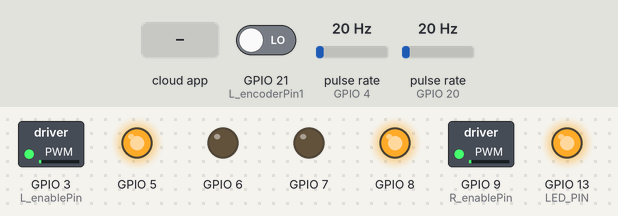
The sketch below on a simulated ESP32. Parts: switched loads named in the sketch (green lamp = pin HIGH), output pins drawn as LEDs (lit = HIGH). Wiring (inferred from the names in the program): 2 × pulse sensor: data GPIO 4 / data GPIO 20. The test bench sets the inputs (shaded band); at power-on: pulse rate (sensors on GPIO 4, GPIO 20) 20 Hz, GPIO 21 (L_encoderPin1) LOW. The ROS host is connected and sends only what is stated.

Above: at 3.2 s.
3.3 s: pulse rate (sensor on GPIO 4) set to 196 Hz
At 6.15 s:
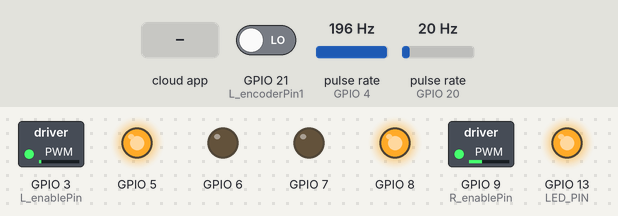
6.3 s: pulse rate (sensor on GPIO 20) set to 196 Hz
At 9.2 s:
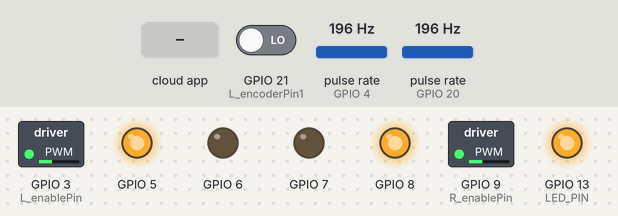
9.3 s: the phone or cloud app sets linear.x to -100
10.9 s: the phone or cloud app sets linear.x to 100
At 12.7 s:
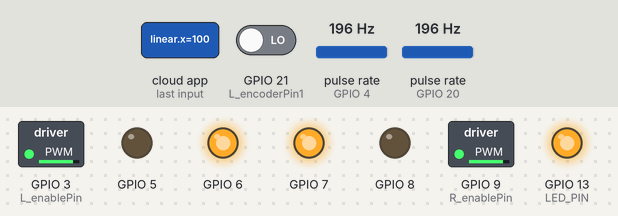
13.9 s: the phone or cloud app sets angular.z to -100
16.9 s: the phone or cloud app sets angular.z to 100
At 18.1 s:
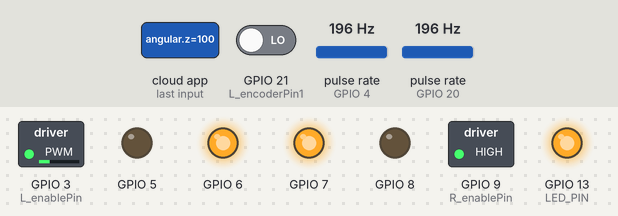
Timing chart, 0 to 20.8 s (numbered marks = the images above; inputs shaded):
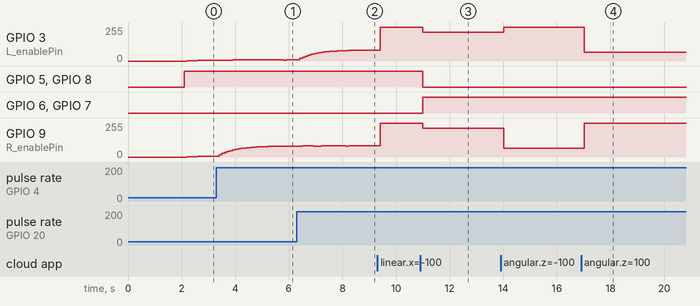

Measured:
- after the input at 10.9 s, GPIO 3 (L_enablePin): goes 216/255 0.30 s, 217/255 0.10 s, 216/255 2.2 s, 217/255 0.10 s, then 216/255, starting after 0.10 s; GPIO 5, GPIO 8: HIGH → LOW after 0.10 s; GPIO 6, GPIO 7: LOW → HIGH after 0.10 s; GPIO 9 (R_enablePin): 255/255 → 216/255 after 0.10 s, → 217/255 0.61 s later, → 216/255 0.10 s later
- after the input at 16.9 s, GPIO 3 (L_enablePin): 255/255 → 66/255 after 0.12 s, → 67/255 2.2 s later, → 66/255 0.10 s later

The sketch:

mobile_robot_odom.ino
```cpp
/*Motor controller using micro_ros serial set_microros_transports*/
#include <micro_ros_arduino.h>
#include <stdio.h>
#include <rcl/rcl.h>
#include <rcl/error_handling.h>
#include <rclc/rclc.h>
#include <rclc/executor.h>
#include <geometry_msgs/msg/twist.h>
#include <std_msgs/msg/int32.h>
#include <nav_msgs/msg/odometry.h>
#include "odometry.h"
#include <geometry_msgs/msg/vector3.h>

//pin declaration
//Left wheel
int8_t L_FORW = 7;
int8_t L_BACK = 8;
int8_t L_enablePin = 3;
int8_t L_encoderPin1 = 21;  //Encoder Output of pin1 must connected with intreput pin of Esp32.
int8_t L_encoderPin2 = 20;
//right wheel
int8_t R_FORW = 6;
int8_t R_BACK = 5;
int8_t R_enablePin = 9;
int8_t R_encoderPin1 = 2;  //Encoder Output of pin1 must connected with intreput pin of Esp32.
int8_t R_encoderPin2 = 4;

//parameters of the robot
float wheels_y_distance_ = 0.1;
float wheel_radius = 0.02;
float wheel_circumference_ = 2 * 3.14 * wheel_radius;
//encoder value per revolution of left wheel and right wheel
int tickPerRevolution_LW = 1055;
int tickPerRevolution_RW = 1055;
int threshold = 0;
//pid constants of left wheel
float kp_l = 15;//15;
float ki_l = 0; //5;
float kd_l = 0; //0.5;
//pid constants of right wheel
float kp_r = 15;//10;
float ki_r = 0;//5;
float kd_r = 0;//0.1;

//pwm parameters setup
const int freq = 30000;
const int pwmChannelL = 0;
const int pwmChannelR = 1;
const int resolution = 8;

rcl_subscription_t subscriber;
geometry_msgs__msg__Twist msg;
rclc_executor_t executor;
rcl_allocator_t allocator;
rclc_support_t support;
rcl_node_t node;
rcl_publisher_t odom_publisher;
rcl_publisher_t left_tick_publisher;
rcl_publisher_t right_tick_publisher;
size_t domain_id = 10;
std_msgs__msg__Int32 encodervalue_l;
std_msgs__msg__Int32 encodervalue_r;
nav_msgs__msg__Odometry odom_msg;
rcl_timer_t timer;
unsigned long long time_offset = 0;
unsigned long prev_cmd_time = 0;
unsigned long prev_odom_update = 0;
Odometry odometry;

//creating a class for motor control
class MotorController {
public:
  int8_t Forward;
  int8_t Backward;
  int8_t Enable;
  int8_t EncoderPinA;
  int8_t EncoderPinB;
  std_msgs__msg__Int32 EncoderCount;
  volatile long CurrentPosition;
  volatile long PreviousPosition;
  volatile long CurrentTime;
  volatile long PreviousTime;
  volatile long CurrentTimeforError;
  volatile long PreviousTimeForError;
  float rpmFilt;
  float eintegral;
  float ederivative;
  float rpmPrev;
  float kp;
  float ki;
  float kd;
  float error;
  float previousError = 0;
  int tick;

  MotorController(int8_t ForwardPin, int8_t BackwardPin, int8_t EnablePin, int8_t EncoderA, int8_t EncoderB, int tickPerRevolution) {
    this->Forward = ForwardPin;
    this->Backward = BackwardPin;
    this->Enable = EnablePin;
    this->EncoderPinA = EncoderA;
    this->EncoderPinB = EncoderB;
    this->tick = tickPerRevolution;
    pinMode(Forward, OUTPUT);
    pinMode(Backward, OUTPUT);
    pinMode(EnablePin, OUTPUT);
    pinMode(EncoderPinA, INPUT);
    pinMode(EncoderPinB, INPUT_PULLUP);
  }

  //initializing the parameters of PID controller
  void initPID(float proportionalGain, float integralGain, float derivativeGain) {
    kp = proportionalGain;
    ki = integralGain;
    kd = derivativeGain;
  }

  //function return rpm of the motor using the encoder tick values
  float getRpm() {
    CurrentPosition = EncoderCount.data;
    CurrentTime = millis();
    float delta1 = ((float)CurrentTime - PreviousTime) / 1.0e3;
    float velocity = ((float)CurrentPosition - PreviousPosition) / delta1;
    float rpm = (velocity / tick) * 60;
    rpmFilt = 0.854 * rpmFilt + 0.0728 * rpm + 0.0728 * rpmPrev;
    // float rpmPrev = rpm;
    PreviousPosition = CurrentPosition;
    PreviousTime = CurrentTime;
    // Serial.println(rpmFilt);
    return rpmFilt;
  }

  //pid controller
  float pid(float setpoint, float feedback) {
    CurrentTimeforError = millis();
    float delta2 = ((float)CurrentTimeforError - PreviousTimeForError) / 1.0e3;
    error = setpoint - feedback;
    eintegral = eintegral + (error * delta2);
    ederivative = (error - previousError) / delta2;
    float control_signal = (kp * error) + (ki * eintegral) + (kd * ederivative);

    previousError = error;
    PreviousTimeForError = CurrentTimeforError;
    return control_signal;
  }
  //move the robot wheels based the control signal generated by the pid controller
  void moveBase(float ActuatingSignal, int threshold, int pwmChannel) {

    if (ActuatingSignal > 0) {
      digitalWrite(Forward, HIGH);
      digitalWrite(Backward, LOW);
    } else {
      digitalWrite(Forward, LOW);
      digitalWrite(Backward, HIGH);
    }
    int pwm = threshold + (int)fabs(ActuatingSignal);
    if (pwm > 255)
      pwm = 255;
    analogWrite(Enable, pwm);


  }
  void stop() {
    digitalWrite(Forward, LOW);
    digitalWrite(Backward, LOW);
  }

  // void plot(float Value1, float Value2){
  //     Serial.print("Value1:");
  //     Serial.print(Value1);
  //     Serial.print(",");
  //     Serial.print("value2:");
  //     Serial.println(Value2);
  // }
};

//creating objects for right wheel and left wheel
MotorController leftWheel(L_FORW, L_BACK, L_enablePin, L_encoderPin1, L_encoderPin2, tickPerRevolution_LW);
MotorController rightWheel(R_FORW, R_BACK, R_enablePin, R_encoderPin1, R_encoderPin2, tickPerRevolution_RW);

#define LED_PIN 13
#define RCCHECK(fn) \
  { \
    rcl_ret_t temp_rc = fn; \
    if ((temp_rc != RCL_RET_OK)) { error_loop(); } \
  }
#define RCSOFTCHECK(fn) \
  { \
    rcl_ret_t temp_rc = fn; \
    if ((temp_rc != RCL_RET_OK)) { error_loop(); } \
  }

void error_loop() {
  while (1) {
    // digitalWrite(LED_PIN, !digitalRead(LED_PIN));
    delay(100);
  }
}

//subscription callback function

void setup() {

  set_microros_transports();
  pinMode(LED_PIN, OUTPUT);
  digitalWrite(LED_PIN, HIGH);

  delay(2000);
  //initializing the pid constants
  leftWheel.initPID(kp_l, ki_l, kd_l);
  rightWheel.initPID(kp_r, ki_r, kd_r);
  //initializing interrupt functions for counting the encoder tick values
  attachInterrupt(leftWheel.EncoderPinB, updateEncoderL, RISING);
  attachInterrupt(rightWheel.EncoderPinB, updateEncoderR, RISING);

  allocator = rcl_get_default_allocator();
  //create init_options
  RCCHECK(rclc_support_init(&support, 0, NULL, &allocator));


  // rcl_init_options_t init_options = rcl_get_zero_initialized_init_options();
  // init_options = rcl_get_zero_initialized_init_options();
  // RCCHECK(rcl_init_options_init(&init_options, allocator)); // <--- This was missing on ur side

  // Set ROS domain id
  // RCCHECK(rcl_init_options_set_domain_id(&init_options, domain_id));

  // RCCHECK(rclc_support_init_with_options(&support, 0, NULL, &init_options, &allocator));
  // create node
  RCCHECK(rclc_node_init_default(&node, "micro_ros_node", "", &support));
  // create subscriber for cmd_vel topic
  RCCHECK(rclc_subscription_init_default(
    &subscriber,
    &node,
    ROSIDL_GET_MSG_TYPE_SUPPORT(geometry_msgs, msg, Twist),
    "cmd_vel"));
  //create a odometry publisher
  RCCHECK(rclc_publisher_init_default(
    &odom_publisher,
    &node,
    ROSIDL_GET_MSG_TYPE_SUPPORT(nav_msgs, msg, Odometry),
    "odom/unfiltered"));
  RCCHECK(rclc_publisher_init_default(
    &left_tick_publisher,
    &node,
    ROSIDL_GET_MSG_TYPE_SUPPORT(std_msgs, msg, Int32),
    "left_tick"));
  RCCHECK(rclc_publisher_init_default(
    &right_tick_publisher,
    &node,
    ROSIDL_GET_MSG_TYPE_SUPPORT(std_msgs, msg, Int32),
    "right_tick"));
  //timer function for controlling the motor base. At every samplingT time
  //MotorControll_callback function is called
  //Here I had set SamplingT=10 Which means at every 10 milliseconds MotorControll_callback function is called
  const unsigned int timer_timeout = 100;

  RCCHECK(rclc_timer_init_default(
    &timer,
    &support,
    RCL_MS_TO_NS(timer_timeout),
    MotorControll_callback));

  // create executor
  RCCHECK(rclc_executor_init(&executor, &support.context, 2, &allocator));
  RCCHECK(rclc_executor_add_subscription(&executor, &subscriber, &msg, &subscription_callback, ON_NEW_DATA));
  // RCCHECK(rclc_executor_add_timer(&executor, &timer));
  RCCHECK(rclc_executor_add_timer(&executor, &timer));
}

void loop() {
  // put your main code here, to run repeatedly:
  delay(10);
  RCCHECK(rclc_executor_spin_some(&executor, RCL_MS_TO_NS(10)));
}

void subscription_callback(const void* msgin) {
  prev_cmd_time = millis();
}

//function which controlles the motor
void MotorControll_callback(rcl_timer_t* timer, int64_t last_call_time) {
  float linearVelocity;
  float angularVelocity;
  //linear velocity and angular velocity send cmd_vel topic
  linearVelocity = msg.linear.x;
  angularVelocity = msg.angular.z;
  //linear and angular velocities are converted to leftwheel and rightwheel velocities
  float vL = (linearVelocity - (angularVelocity * 1 / 2)) * 20;
  float vR = (linearVelocity + (angularVelocity * 1 / 2)) * 20;
  //current wheel rpm is calculated
  float currentRpmL = leftWheel.getRpm();
  float currentRpmR = rightWheel.getRpm();
  //pid controlled is used for generating the pwm signal
  float actuating_signal_LW = leftWheel.pid(vL, currentRpmL);
  float actuating_signal_RW = rightWheel.pid(vR, currentRpmR);
  rightWheel.moveBase(actuating_signal_RW, threshold, pwmChannelR);
  leftWheel.moveBase(actuating_signal_LW, threshold, pwmChannelL);
  // if (vL == 0 && vR == 0) {
  //   leftWheel.stop();
  //   rightWheel.stop();
  //   actuating_signal_LW = 0;
  //   actuating_signal_RW = 0;
  // } else {
  //   rightWheel.moveBase(actuating_signal_RW, threshold, pwmChannelR);
  //   leftWheel.moveBase(actuating_signal_LW, threshold, pwmChannelL);
  // }
  //odometry
  float average_rps_x = ((float)(currentRpmL + currentRpmR) / 2) / 60.0;  // RPM
  float linear_x = average_rps_x * wheel_circumference_;                  // m/s
  float average_rps_a = ((float)(-currentRpmL + currentRpmR) / 2) / 60.0;
  float angular_z = (average_rps_a * wheel_circumference_) / (wheels_y_distance_ / 2.0);  //  rad/s
  float linear_y = 0;
  unsigned long now = millis();
  float vel_dt = (now - prev_odom_update) / 1000.0;
  prev_odom_update = now;
  odometry.update(
    vel_dt,
    linear_x,
    linear_y,
    angular_z);
  publishData();
  publish_tick_data();
}

//interrupt function for left wheel encoder.
void updateEncoderL() {
  if (digitalRead(leftWheel.EncoderPinB) > digitalRead(leftWheel.EncoderPinA))
    leftWheel.EncoderCount.data++;
  else
    leftWheel.EncoderCount.data--;
  encodervalue_l = leftWheel.EncoderCount;
}

void updateEncoderR() {
  int val = digitalRead(rightWheel.EncoderPinB);
  if (val == LOW)
    rightWheel.EncoderCount.data--;
  else
    rightWheel.EncoderCount.data++;
}

//function which publishes wheel odometry.
void publishData() {
  odom_msg = odometry.getData();

  struct timespec time_stamp = getTime();

  odom_msg.header.stamp.sec = time_stamp.tv_sec;
  odom_msg.header.stamp.nanosec = time_stamp.tv_nsec;
  RCSOFTCHECK(rcl_publish(&odom_publisher, &odom_msg, NULL));
}
void publish_tick_data() {


  RCSOFTCHECK(rcl_publish(&left_tick_publisher, &leftWheel.EncoderCount, NULL));
  RCSOFTCHECK(rcl_publish(&right_tick_publisher, &rightWheel.EncoderCount, NULL));

}
void syncTime() {
  // get the current time from the agent
  unsigned long now = millis();
  RCCHECK(rmw_uros_sync_session(10));
  unsigned long long ros_time_ms = rmw_uros_epoch_millis();
  // now we can find the difference between ROS time and uC time
  time_offset = ros_time_ms - now;
}

struct timespec getTime() {
  struct timespec tp = { 0 };
  // add time difference between uC time and ROS time to
  // synchronize time with ROS
  unsigned long long now = millis() + time_offset;
  tp.tv_sec = now / 1000;
  tp.tv_nsec = (now % 1000) * 1000000;
  return tp;
}
```

odometry.cpp
```cpp
// (licence header left out)
#include "odometry.h"

Odometry::Odometry():
    x_pos_(0.0),
    y_pos_(0.0),
    heading_(0.0)
{
    odom_msg_.header.frame_id = micro_ros_string_utilities_set(odom_msg_.header.frame_id, "odom");
    odom_msg_.child_frame_id = micro_ros_string_utilities_set(odom_msg_.child_frame_id, "base_footprint");
}

void Odometry::update(float vel_dt, float linear_vel_x, float linear_vel_y, float angular_vel_z)
{
    float delta_heading = angular_vel_z * vel_dt; //radians
    float cos_h = cos(heading_);
    float sin_h = sin(heading_);
    float delta_x = (linear_vel_x * cos_h - linear_vel_y * sin_h) * vel_dt; //m
    float delta_y = (linear_vel_x * sin_h + linear_vel_y * cos_h) * vel_dt; //m

    //calculate current position of the robot
    x_pos_ += delta_x;
    y_pos_ += delta_y;
    heading_ += delta_heading;

    //calculate robot's heading in quaternion angle
    //ROS has a function to calculate yaw in quaternion angle
    float q[4];
    euler_to_quat(0, 0, heading_, q);

    //robot's position in x,y, and z
    odom_msg_.pose.pose.position.x = x_pos_;
    odom_msg_.pose.pose.position.y = y_pos_;
    odom_msg_.pose.pose.position.z = 0.0;

    //robot's heading in quaternion
    odom_msg_.pose.pose.orientation.x = (double) q[1];
    odom_msg_.pose.pose.orientation.y = (double) q[2];
    odom_msg_.pose.pose.orientation.z = (double) q[3];
    odom_msg_.pose.pose.orientation.w = (double) q[0];

    odom_msg_.pose.covariance[0] = 0.001;
    odom_msg_.pose.covariance[7] = 0.001;
    odom_msg_.pose.covariance[35] = 0.001;

    //linear speed from encoders
    odom_msg_.twist.twist.linear.x = linear_vel_x;
    odom_msg_.twist.twist.linear.y = linear_vel_y;
    odom_msg_.twist.twist.linear.z = 0.0;

    //angular speed from encoders
    odom_msg_.twist.twist.angular.x = 0.0;
    odom_msg_.twist.twist.angular.y = 0.0;
    odom_msg_.twist.twist.angular.z = angular_vel_z;

    odom_msg_.twist.covariance[0] = 0.0001;
    odom_msg_.twist.covariance[7] = 0.0001;
    odom_msg_.twist.covariance[35] = 0.0001;
}

nav_msgs__msg__Odometry Odometry::getData()
{
    return odom_msg_;
}

const void Odometry::euler_to_quat(float roll, float pitch, float yaw, float* q)
{
    float cy = cos(yaw * 0.5);
    float sy = sin(yaw * 0.5);
    float cp = cos(pitch * 0.5);
    float sp = sin(pitch * 0.5);
    float cr = cos(roll * 0.5);
    float sr = sin(roll * 0.5);

    q[0] = cy * cp * cr + sy * sp * sr;
    q[1] = cy * cp * sr - sy * sp * cr;
    q[2] = sy * cp * sr + cy * sp * cr;
    q[3] = sy * cp * cr - cy * sp * sr;
}
```

odometry.h
```cpp
// (licence header left out)
#ifndef ODOMETRY_H
#define ODOMETRY_H

#include <Arduino.h>
#include <micro_ros_utilities/type_utilities.h>
#include <micro_ros_utilities/string_utilities.h>
#include <nav_msgs/msg/odometry.h>

class Odometry
{
    public:
        Odometry();
        void update(float vel_dt, float linear_vel_x, float linear_vel_y, float angular_vel_z);
        nav_msgs__msg__Odometry getData();

    private:
        const void euler_to_quat(float x, float y, float z, float* q);

        nav_msgs__msg__Odometry odom_msg_;
        float x_pos_;
        float y_pos_;
        float heading_;
};

#endif
```
